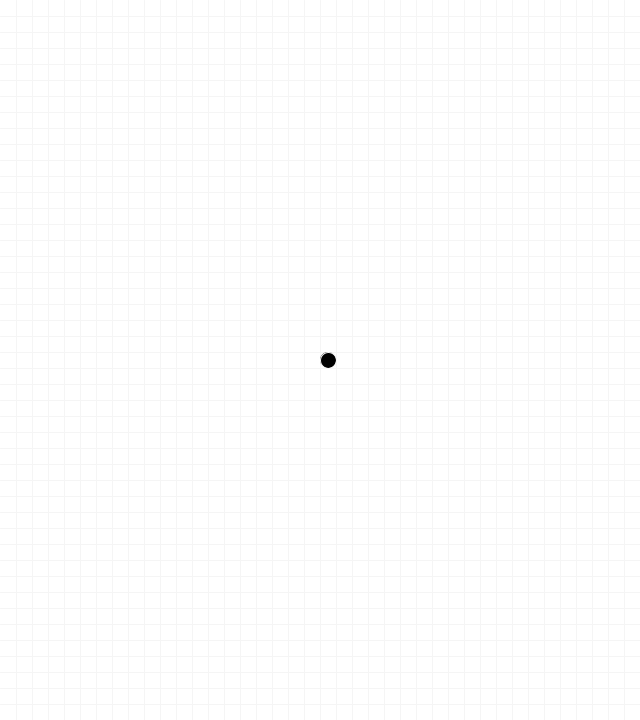
Frame 1 (no input)
Frame 60 (the mouse pressed at the canvas centre just before this capture): identical to frame 1, image omitted
Frame 120 (the mouse held since frame 60 and released just before this capture): identical to frame 1, image omitted

The Processing sketch that drew this single still picture (run headless with seeded random() and noise(); from frame 60 on, the mouse is pressed at the canvas centre):

// Processing sketch: e02_punkt_sterowany_klawiatura
// ── e02_punkt_sterowany_klawiatura.pde
int size = 16;
int pointX, pointY;

void setup() {
  size(640, 720);
  pointX = width/2 + size/2;
  pointY = height/2;
}

void draw() {
  displayGrid();
  
  fill(0);
  ellipse(pointX, pointY, size, size); 
}

void keyPressed() {
  if (keyCode == LEFT) {
    pointX = pointX - size;
    if (pointX < 0) {
      //pointX = pointX + size;
      pointX = width - size/2;
    }
  } else if (keyCode == RIGHT) {
    pointX = pointX + size;
    if (pointX > width) {
      pointX = size/2;
    }
  } else if (keyCode == UP) {
    pointY = pointY - size;
    if (pointY < 0) {
      pointY = height - size/2;
    }
  } else if (keyCode == DOWN) {
    pointY = pointY + size;
    if (pointY > height) {
      pointY = size/2;
    }
  }
}

void displayGrid() {
  background(255);
  stroke(245);
  for(int i = size; i < width; i = i + size) {
    line(i, 0, i, height);    
  }
  for(int i = size; i < height; i = i + size) {
    line(0, i, width, i);    
  }
}
